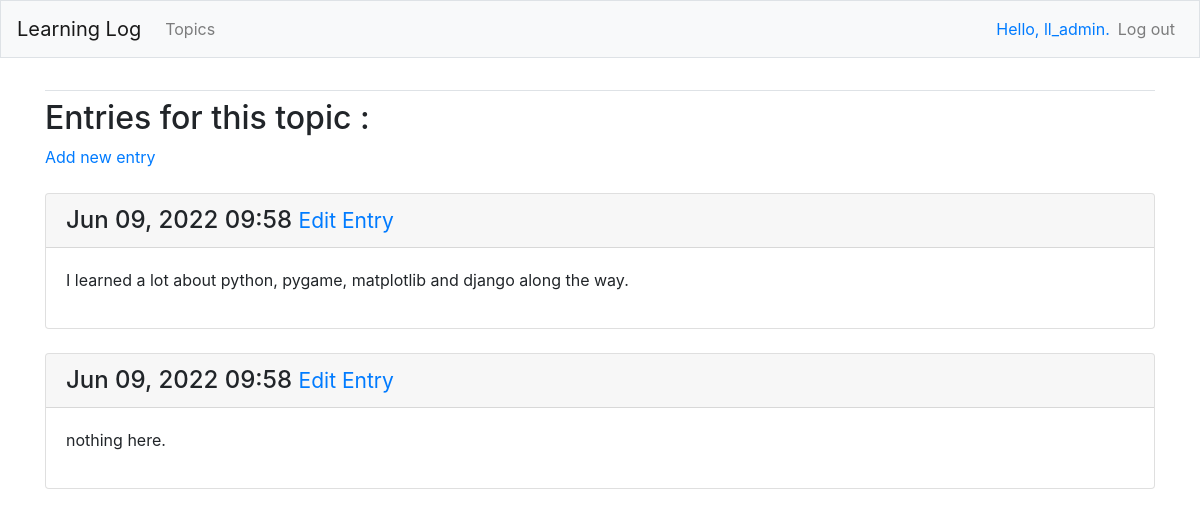
The page /topics/3/ (signed in) on the database its author committed.
### learning_logs/models.py (models this page shows, shortened)
class Entry(models.Model):
    topic = models.ForeignKey(Topics,on_delete=models.CASCADE)
    text = models.TextField()
    date_added = models.DateTimeField(auto_now_add=True)
    class Meta:
        verbose_name_plural = 'entries'

### learning_logs/views.py (the view)
# urls.py: path('topics/<int:topic_id>/', views.topic, name="topic"),
@login_required
def topic(request, topic_id=1):
    topic = get_object_or_404(Topics, id=topic_id)
    if topic.owner != request.user:
        raise Http404
    entries = topic.entry_set.order_by('-date_added')
    context = {"topic": topic,
               'entries': entries}
    return render(request, 'learning_logs/topic.html', context)

### learning_logs/templates/learning_logs/topic.html (shortened to what this page needs)
{% extends "learning_logs/base.html" %}
{% block content %}
<h2>Entries for this topic : </h2>
<a class='mb-4' href="{% url 'learning_logs:new_entry' topic.id %}">Add new entry</a>
{% for entry in entries %}
	<div class="mb-3 mt-4 card">
        <h4 class="card-header">
            {{entry.date_added|date:'M d, Y H:i'}}
            <small><a href="{% url 'learning_logs:edit_entry' entry.id %}">Edit Entry</a></small>
        </h4>
        <div class="card-body">
            {{entry.text|linebreaks}}
        </div>
    </div>
    {% empty %}
    <p>No entry found for this topic.</p>
    {% endfor %}
{% endblock %}

### learning_logs/templates/learning_logs/base.html (shortened to what this page needs)
{% load bootstrap4 %}
<!DOCTYPE html>
<html lang="en">
    <head>
    {% bootstrap_css %}
    </head>
    <body>
        <nav class='navbar navbar-expand-md navbar-light bg-light mb-4 border'>
            <a href="{% url 'learning_logs:index' %}" class="navbar-brand">Learning Log</a>
            <div class="collapse navbar-collapse" id='navbarCollapse'>
                <ul class="navbar-nav mr-auto">
                    <li class="nav-item">
                        <a href="{% url 'learning_logs:topics' %}" class="nav-link">Topics</a>
                    </li>
                </ul>
                <ul class="navbar-nav ml-auto">
                    {% if user.is_authenticated %}
                    <li class="nav-item">
                        <span class="navbar-text text-primary">Hello, {{user.username}}.</span>
                    </li>
                    <li class="nav-item">
                        <a href="{% url 'users:logout' %}" class="nav-link">Log out</a>
                    </li>
                    {% endif %}
                </ul>
            </div>
        </nav>
        <main class="container" role="main">
            <div class="pb-2 mb-2 border-bottom">
            </div>
            <div>
                {% block content %}{% endblock content %}
            </div>
        </main>
    </body>
</html>

### rows shown on the page
Entry: date_added "Jun 09, 2022 09:58", text "I learned a lot about python, pygame, matplotlib and django along the way."
Entry: date_added "Jun 09, 2022 09:58", text "nothing here."

### other values the page prints
{{ user.username }} "ll_admin"
